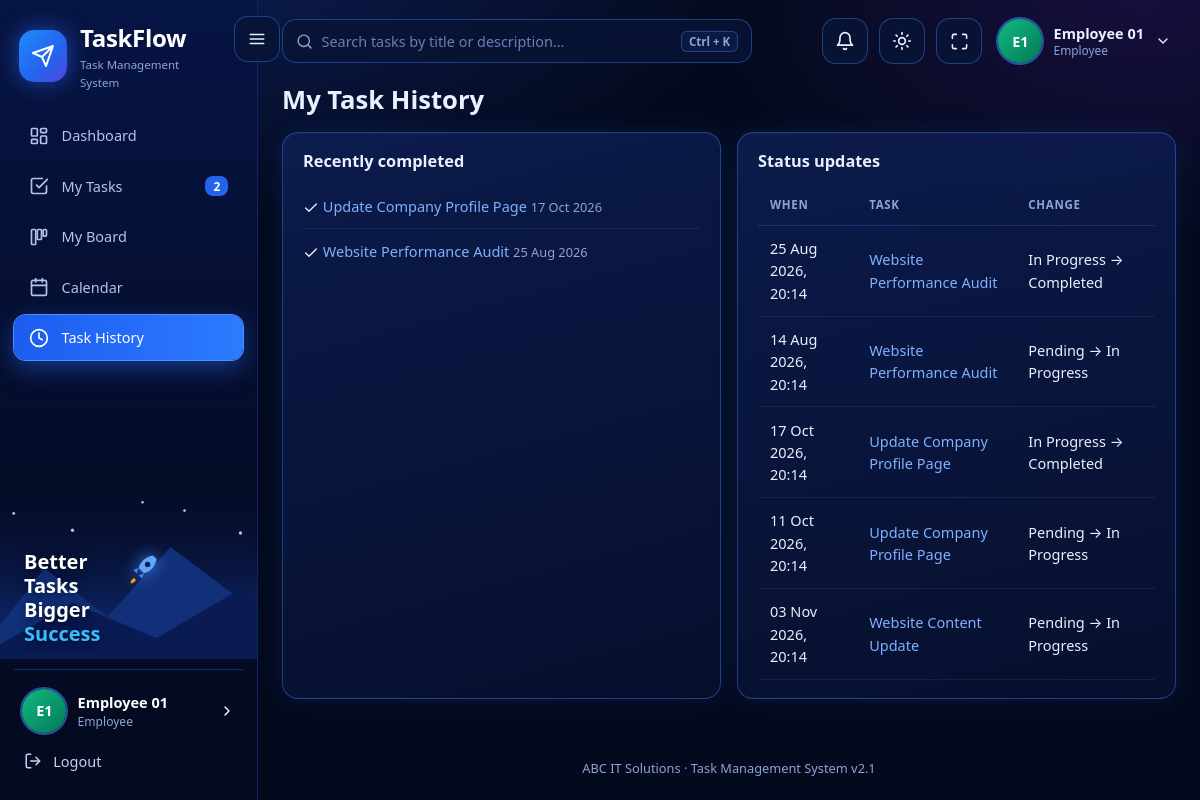
The app's page /employee/history.php (signed in) with its own data.
### tables this page shows
CREATE TABLE users (
  id INT AUTO_INCREMENT PRIMARY KEY,
  full_name VARCHAR(150) NOT NULL,
  email VARCHAR(150) NOT NULL UNIQUE,
  password_hash VARCHAR(255) NOT NULL,
  role ENUM('admin','manager','employee') NOT NULL DEFAULT 'employee',
  phone VARCHAR(30) NULL,
  job_title VARCHAR(100) NULL,
  is_active TINYINT(1) NOT NULL DEFAULT 1,
  failed_logins TINYINT UNSIGNED NOT NULL DEFAULT 0,
  locked_until DATETIME NULL,
  last_login DATETIME NULL,
  created_at TIMESTAMP NOT NULL DEFAULT CURRENT_TIMESTAMP,
  INDEX idx_role (role)
);

CREATE TABLE tasks (
  id INT AUTO_INCREMENT PRIMARY KEY,
  title VARCHAR(200) NOT NULL,
  description TEXT NULL,
  project_id INT NULL,
  assigned_to INT NOT NULL,
  created_by INT NOT NULL,
  priority ENUM('Low','Medium','High','Urgent') NOT NULL DEFAULT 'Medium',
  status ENUM('Pending','In Progress','Completed') NOT NULL DEFAULT 'Pending',
  start_date DATE NOT NULL,
  deadline DATE NOT NULL,
  completed_at DATETIME NULL,
  created_at TIMESTAMP NOT NULL DEFAULT CURRENT_TIMESTAMP,
  updated_at TIMESTAMP NOT NULL DEFAULT CURRENT_TIMESTAMP ON UPDATE CURRENT_TIMESTAMP,
  FOREIGN KEY (project_id) REFERENCES projects(id) ON DELETE SET NULL,
  FOREIGN KEY (assigned_to) REFERENCES users(id),
  FOREIGN KEY (created_by) REFERENCES users(id),
  INDEX idx_assigned (assigned_to, status),
  INDEX idx_deadline (deadline),
  INDEX idx_status (status)
);

CREATE TABLE task_history (
  id INT AUTO_INCREMENT PRIMARY KEY,
  task_id INT NOT NULL, user_id INT NOT NULL,
  old_status VARCHAR(20) NOT NULL, new_status VARCHAR(20) NOT NULL,
  created_at TIMESTAMP NOT NULL DEFAULT CURRENT_TIMESTAMP,
  FOREIGN KEY (task_id) REFERENCES tasks(id) ON DELETE CASCADE,
  FOREIGN KEY (user_id) REFERENCES users(id)
);

### config/database.php (called while the page is built, shortened)
<?php
class Database
{
    private static ?PDO $pdo = null;
    public static function getConnection(): PDO
    {
        if (self::$pdo === null) {
            try {
                self::$pdo = new PDO('mysql:host=' . self::HOST . ';dbname=' . self::NAME . ';charset=utf8mb4', self::USER, self::PASS, self::OPTIONS);
                self::$pdo->exec("SET time_zone = '" . DB_TIME_ZONE . "'");
            } catch (PDOException $e) {
                $base = defined('BASE_URL') ? BASE_URL : '';
                die('<h3>Database connection failed</h3><p>Start MySQL in XAMPP, then open <a href="' . htmlspecialchars($base) . '/install.php">install.php</a> to create the database.</p><pre>' . htmlspecialchars($e->getMessage()) . '</pre>');
            }
        }
        return self::$pdo;
    }
}

### employee/history.php (the view)
<?php
require_once __DIR__ . '/../config/config.php';
$user = require_role(['employee']);
$page = page_num();
$c = db()->prepare('SELECT COUNT(*) FROM task_history h JOIN tasks t ON t.id = h.task_id WHERE t.assigned_to = ?'); $c->execute([$user['id']]); $total = (int)$c->fetchColumn();
$st = db()->prepare('SELECT h.*, t.title, t.id tid FROM task_history h JOIN tasks t ON t.id = h.task_id WHERE t.assigned_to = ? ORDER BY h.id DESC LIMIT ' . PER_PAGE . ' OFFSET ' . (($page - 1) * PER_PAGE)); $st->execute([$user['id']]);
$rows = $st->fetchAll();
$st = db()->prepare("SELECT id, title, completed_at FROM tasks WHERE assigned_to = ? AND status = 'Completed' ORDER BY completed_at DESC LIMIT 8"); $st->execute([$user['id']]);
$done = $st->fetchAll();
$pageTitle = 'My Task History'; include __DIR__ . '/../includes/header.php';
?>
<div class="two"><div class="card"><h3>Recently completed</h3><ul class="list"><?php foreach ($done as $d): ?><li><?= icon('check', 16) ?> <a href="<?= e(url('tasks/view.php?id=' . $d['id'])) ?>"><?= e($d['title']) ?></a> <span class="muted small"><?= e(fmt_date($d['completed_at'])) ?></span></li><?php endforeach; if (!$done) echo '<li class="muted">Nothing completed yet.</li>'; ?></ul></div>
<div class="card"><h3>Status updates</h3><div class="table-wrap"><table><thead><tr><th>When</th><th>Task</th><th>Change</th></tr></thead><tbody>
<?php foreach ($rows as $r): ?><tr><td><?= e(fmt_dt($r['created_at'])) ?></td><td><a href="<?= e(url('tasks/view.php?id=' . $r['tid'])) ?>"><?= e($r['title']) ?></a></td><td><?= e($r['old_status']) ?> &rarr; <?= e($r['new_status']) ?></td></tr><?php endforeach; ?>
</tbody></table></div><?= pager($total, $page) ?></div></div>
<?php include __DIR__ . '/../includes/footer.php'; ?>

### includes/header.php (shortened to what this page needs)
<?php
$user = $user ?? require_login();
$unread = unread_count($user['id']);
$nav = [
  'admin' => [['Overview', [['Dashboard','admin/dashboard.php','dashboard'],['All Tasks','tasks/index.php','tasks'],['Create Task','manager/task_form.php','plus'],['Board','tasks/board.php','board'],['Calendar','tasks/calendar.php','calendar']]],
              ['Administration', [['Users','admin/users.php','user'],['Reports','reports/index.php','chart'],['System Activity','admin/activity.php','activity'],['Settings','admin/settings.php','sliders']]]],
  'manager' => [['Overview', [['Dashboard','manager/dashboard.php','dashboard'],['Tasks','tasks/index.php','tasks'],['Board','tasks/board.php','board'],['Calendar','tasks/calendar.php','calendar']]],
                ['Manage', [['Create Task','manager/task_form.php','plus'],['Projects','manager/projects.php','folder'],['Reports','reports/index.php','chart']]]],
  'employee' => [['My Work', [['Dashboard','employee/dashboard.php','dashboard'],['My Tasks','tasks/index.php','tasks'],['My Board','tasks/board.php','board'],['Calendar','tasks/calendar.php','calendar'],['Task History','employee/history.php','clock']]]],
][$user['role']];
if ($user['role'] === 'employee') { $bc = db()->prepare("SELECT COUNT(*) FROM tasks WHERE assigned_to = ? AND status <> 'Completed'"); $bc->execute([$user['id']]); $navCount = (int)$bc->fetchColumn(); }
else $navCount = (int)db()->query('SELECT COUNT(*) FROM tasks')->fetchColumn();
$here = $_SERVER['SCRIPT_NAME'];
?><!DOCTYPE html>
<html lang="en" data-theme="dark"><head><meta charset="utf-8"><meta name="viewport" content="width=device-width, initial-scale=1">
<link rel="stylesheet" href="<?= e(url('assets/css/style.css')) ?>"></head>
<body>
<aside class="sidebar" id="sidebar">
  <a class="brand" href="<?= e(url(home_for($user['role']))) ?>"><span class="logo"><?= icon('send', 24) ?></span><span>TaskFlow<small>Task Management System</small></span></a>
  <nav><?php foreach ($nav as $gi => [$group, $items]): ?><?php if ($gi > 0): ?><div class="grp"><?= e($group) ?></div><?php endif; ?>
    <?php foreach ($items as [$label, $path, $ic]): ?><a href="<?= e(url($path)) ?>" class="<?= substr($here, -strlen($path)) === $path ? 'active' : '' ?>"><?= icon($ic, 20) ?><span><?= e($label) ?></span><?php if ($path === 'tasks/index.php'): ?><em class="cnt"><?= $navCount ?></em><?php endif; ?></a><?php endforeach; endforeach; ?></nav>
  <?= art_sidebar() ?>
  <div class="side-foot"><a href="<?= e(url('auth/profile.php')) ?>" class="me"><?= avatar($user['full_name'], 'lg') ?><span><b><?= e($user['full_name']) ?></b><small><?= e(ROLES[$user['role']]) ?></small></span><?= icon('right', 16) ?></a>
    <a class="logout" href="<?= e(url('auth/logout.php')) ?>"><?= icon('logout', 18) ?> Logout</a></div>
</aside>
<button id="menuBtn" class="icon-btn" type="button" aria-label="Toggle navigation" aria-controls="sidebar" aria-expanded="true" title="Toggle navigation"><?= icon('menu') ?></button>
<main class="main">
  <header class="topbar">
    <form class="search" action="<?= e(url('tasks/index.php')) ?>" method="get"><?= icon('search', 17) ?><input id="gsearch" name="q" placeholder="Search tasks by title or description..." aria-label="Search tasks"><kbd>Ctrl + K</kbd></form>
    <div class="tb-right">
      <a class="icon-btn bell" href="<?= e(url('notifications.php')) ?>" aria-label="Notifications"><?= icon('bell', 20) ?><?php if ($unread): ?><span class="dotn"><?= $unread > 9 ? '9+' : $unread ?></span><?php endif; ?></a>
      <button id="themeBtn" class="icon-btn" aria-label="Toggle light / dark mode" title="Light / dark mode"><?= icon('sun', 20) ?></button>
      <button id="fsBtn" class="icon-btn" aria-label="Full screen" title="Full screen"><?= icon('expand', 19) ?></button>
      <div class="usermenu" id="userMenu"><button class="um-btn" aria-haspopup="true"><?= avatar($user['full_name'], 'lg') ?><span><b><?= e($user['full_name']) ?></b><small><?= e($user['role'] === 'admin' ? 'Administrator' : ROLES[$user['role']]) ?></small></span><?= icon('down', 16) ?></button>
        </div>
    </div>
  </header>
  <div class="page-content">
  <?php if (!empty($greeting)): ?>
  <div class="greet"><span class="wave">&#128075;</span><div><small><?= e(greeting_word()) ?>,</small><h1><?= e($user['full_name']) ?> <?= icon('badge', 22) ?></h1><p><?= e($greeting) ?></p></div></div>
  <?php else: ?><h1 class="ptitle"><?= e($pageTitle ?? '') ?></h1><?php endif; ?>

### includes/functions.php (shortened to what this page needs)
<?php
function cut(string $s, int $start, ?int $len = null): string { return function_exists('mb_substr') ? mb_substr($s, $start, $len) : substr($s, $start, $len); }
function e($v): string { return htmlspecialchars((string)$v, ENT_QUOTES, 'UTF-8'); }
function url(string $p = ''): string { return BASE_URL . '/' . ltrim($p, '/'); }
function db(): PDO { return Database::getConnection(); }
function current_user(): ?array
{
    static $u = false;
    if ($u === false) {
        $u = null;
        if (!empty($_SESSION['uid'])) {
            $st = db()->prepare('SELECT id, full_name, email, phone, job_title, role, is_active FROM users WHERE id = ? AND is_active = 1');
            $st->execute([$_SESSION['uid']]);
            $u = $st->fetch() ?: null;
        }
    }
    return $u;
}
function home_for(string $role): string { return $role . '/dashboard.php'; }
function require_login(bool $json = false): array
{
    $u = current_user();
    return $u;
}
function require_role(array $roles): array
{
    $u = require_login();
    return $u;
}
function fmt_date(?string $d): string { return $d ? date('d M Y', strtotime($d)) : '-'; }
function fmt_dt(?string $d): string { return $d ? date('d M Y, H:i', strtotime($d)) : '-'; }
function avatar(string $name, string $cls = ''): string
{
    $parts = preg_split('/\s+/', trim($name));
    $second = $parts[1] ?? '';
    $ini = strtoupper(cut($parts[0], 0, 1) . ($second === '' ? '' : (ctype_digit($second) ? (ltrim($second, '0') ?: '0') : cut($second, 0, 1))));
    return '<span class="avatar a' . (crc32($name) % 6) . ' ' . $cls . '">' . e($ini) . '</span>';
}
function icon(string $n, int $s = 18): string
{
    return '<svg class="ic" width="' . $s . '" height="' . $s . '" viewBox="0 0 24 24" fill="none" stroke="currentColor" stroke-width="2" stroke-linecap="round" stroke-linejoin="round" aria-hidden="true">' . ($p[$n] ?? '') . '</svg>';
}
function page_num(): int { return max(1, (int)($_GET['page'] ?? 1)); }

### records on screen
users: full_name "E1 E1", full_name "Employee 01", role "Employee"
tasks: $s 16 (drawn), title "Update Company Profile Page", completed_at "17 Oct 2026"
tasks: $s 16 (drawn), title "Website Performance Audit", completed_at "25 Aug 2026"
task_history: created_at "25 Aug 2026, 20:14", task.title "Website Performance Audit", old_status "In Progress", new_status "Completed"
task_history: created_at "14 Aug 2026, 20:14", task.title "Website Performance Audit", old_status "Pending", new_status "In Progress"
task_history: created_at "17 Oct 2026, 20:14", task.title "Update Company Profile Page", old_status "In Progress", new_status "Completed"
task_history: created_at "11 Oct 2026, 20:14", task.title "Update Company Profile Page", old_status "Pending", new_status "In Progress"
task_history: created_at "03 Nov 2026, 20:14", task.title "Website Content Update", old_status "Pending", new_status "In Progress"

### other values on screen
$label "Dashboard"
$label "My Tasks"
$navCount "2"
$label "My Board"
$label "Calendar"
$label "Task History"
$pageTitle "My Task History"
company_name() "ABC IT Solutions"
APP_VERSION "2.1"
